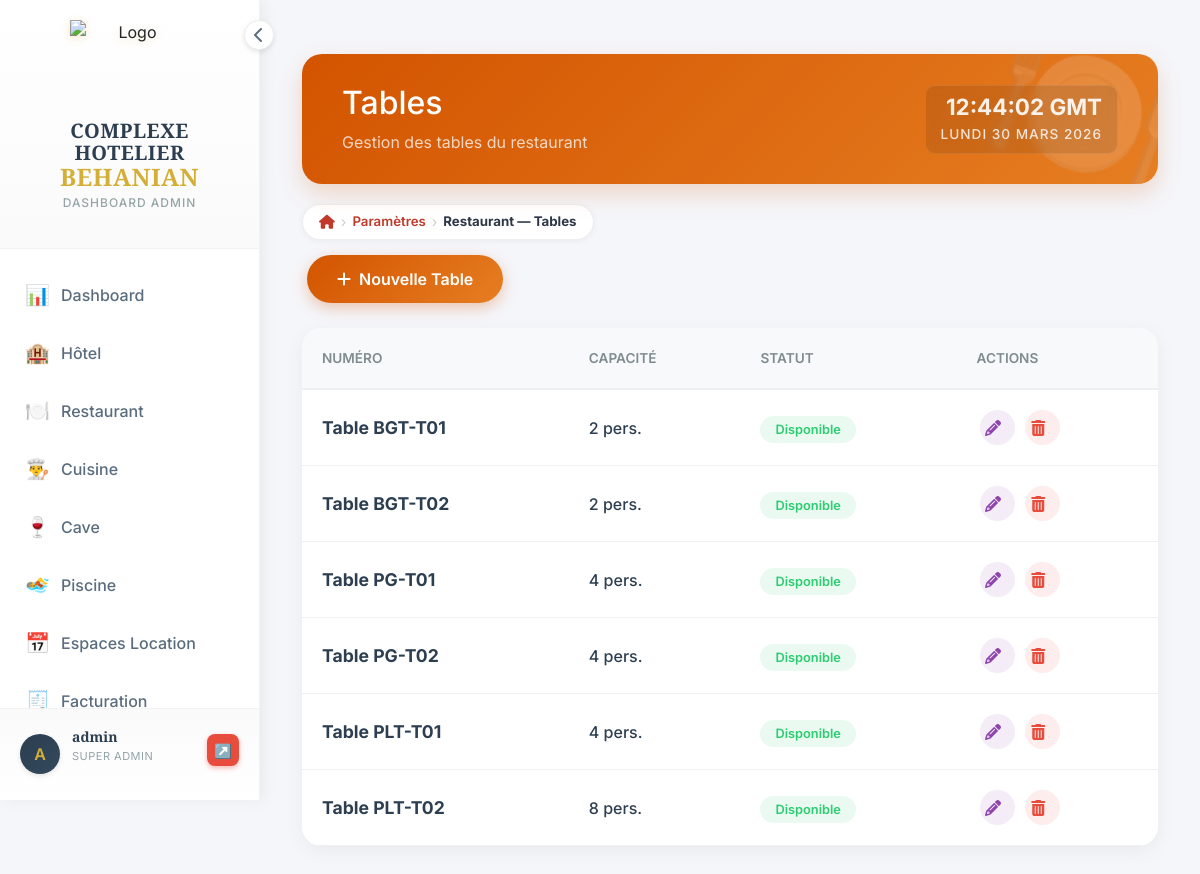
Page /parametres/tables/ (signed in) on the committed database.
### restaurant/models.py (models this page shows, shortened)
class Table(models.Model):
    numero = models.CharField(max_length=10, unique=True, verbose_name="Numéro")
    capacite = models.IntegerField(verbose_name="Capacité (personnes)")
    statut = models.CharField(
        max_length=20,
        choices=[
            ('disponible', 'Disponible'),
            ('occupee', 'Occupée'),
            ('reservee', 'Réservée'),
        ],
        default='disponible',
        verbose_name="Statut"
    )
    class Meta:
        verbose_name = "Table"
        verbose_name_plural = "Tables"
        ordering = ['numero']

### parametres/views.py (the view)
# urls.py: path('tables/', views.TableListView.as_view(), name='table_list'),
@method_decorator(login_required, name='dispatch')
class TableListView(ListView):
    model = Table
    template_name = 'parametres/table_list.html'
    context_object_name = 'tables'

### dashboard/templatetags/breadcrumb.py (called while the page is built)
@register.inclusion_tag('components/breadcrumb.html', takes_context=True)
def breadcrumb(context, *args):
    items = []
    args = list(args)
    while len(args) >= 2:
        label    = args.pop(0)
        url_name = args.pop(0)
        if url_name:
            try:
                url = reverse(url_name)
                items.append({'label': label, 'url': url, 'active': False})
            except NoReverseMatch:
                items.append({'label': label, 'url': url_name, 'active': False})
        else:
            items.append({'label': label, 'url': None, 'active': True})
    return {'items': items}

### utils/permissions.py (called while the page is built, shortened)
def get_user_groups(user):
    return list(user.groups.values_list('name', flat=True))

def get_accessible_modules(user):
    if user.is_superuser:
        return ['dashboard', 'hotel', 'restaurant', 'bar', 'cuisine',
                'piscine', 'boite_nuit', 'espaces', 'caisse', 'facturation',
                'parametres', 'users']

### templates/parametres/table_list.html (shortened to what this page needs)
{% extends 'dashboard/base_dashboard.html' %}
{% load breadcrumb %}
{% block content %}
<div class="container-fluid py-4">
    <div class="header-glam restaurant-watermark">
        <div class="header-content">
            <h2>Tables</h2>
            <p class="mb-0 opacity-75">Gestion des tables du restaurant</p>
        </div>
        <div class="header-clock">
            <span class="time">--:-- GMT</span>
            <span class="date">Chargement...</span>
        </div>
    </div>
{% breadcrumb "Paramètres" "parametres:parametres_index" "Restaurant — Tables" "" %}
    <div class="action-bar">
        <a href="{% url 'parametres:table_create' %}" class="btn-add-module">
            <i class="fas fa-plus mr-2"></i> Nouvelle Table
        </a>
    </div>
    <div class="table-card">
        <div class="table-responsive">
            <table class="table table-glam">
                <thead>
                    <tr>
                        <th>Numéro</th>
                        <th>Capacité</th>
                        <th>Statut</th>
                        <th class="text-right">Actions</th>
                    </tr>
                </thead>
                <tbody>
                    {% for table in tables %}
                    <tr>
                        <td>
                            <span style="font-weight: 700; font-size: 1.1rem;">Table {{ table.numero }}</span>
                        </td>
                        <td>{{ table.capacite }} pers.</td>
                        <td>
                            <span class="status-badge status-{{ table.statut }}">
                                {{ table.get_statut_display }}
                            </span>
                        </td>
                        <td class="text-right">
                            <a href="{% url 'parametres:table_update' table.pk %}" class="action-btn btn-edit" title="Modifier">
                                <i class="fas fa-pencil-alt"></i>
                            </a>
                            <a href="{% url 'parametres:table_delete' table.pk %}" class="action-btn btn-delete" title="Supprimer">
                                <i class="fas fa-trash-alt"></i>
                            </a>
                        </td>
                    </tr>
                    {% endfor %}
                </tbody>
            </table>
        </div>
    </div>
</div>
{% endblock %}

### templates/dashboard/base_dashboard.html (shortened to what this page needs)
{% load static %}
<!DOCTYPE html>
<html lang="fr">
<head>
    <link href="https://cdn.jsdelivr.net/npm/bootstrap@5.3.0/dist/css/bootstrap.min.css" rel="stylesheet">
    <link rel="stylesheet" href="https://cdnjs.cloudflare.com/ajax/libs/font-awesome/6.4.0/css/all.min.css">
</head>
<body>
    <div class="sidebar" id="sidebar">
        <div class="logo-section">
            <div class="sidebar-toggle" onclick="toggleSidebar()">
                <i class="fas fa-chevron-left" id="toggleIcon"></i>
            </div>
            <div class="logo">
                <div class="logo-icon">
                    <img src="{% static 'images/Logo.png' %}" alt="Logo">
                </div>
                <div class="logo-text">
                    <h1>COMPLEXE HOTELIER<br><span>BEHANIAN</span></h1>
                    <p>Dashboard Admin</p>
                </div>
            </div>
        </div>
        <nav class="nav-menu">
            <a href="{% url 'dashboard:index' %}" class="nav-item {% if request.resolver_match.url_name == 'index' and request.resolver_match.app_name == 'dashboard' %}active{% endif %}">
                <span class="nav-item-icon">📊</span>
                <span class="nav-text">Dashboard</span>
            </a>
            {% if 'hotel' in accessible_modules %}
            <a href="{% url 'hotel:index' %}" class="nav-item {% if request.resolver_match.app_name == 'hotel' %}active{% endif %}">
                <span class="nav-item-icon">🏨</span>
                <span class="nav-text">Hôtel</span>
            </a>
            {% endif %}
            {% if 'restaurant' in accessible_modules %}
            <a href="{% url 'restaurant:index' %}" class="nav-item {% if request.resolver_match.app_name == 'restaurant' %}active{% endif %}">
                <span class="nav-item-icon">🍽️</span>
                <span class="nav-text">Restaurant</span>
            </a>
            {% endif %}
            {% if 'cuisine' in accessible_modules %}
            <a href="{% url 'cuisine:index' %}" class="nav-item {% if request.resolver_match.app_name == 'cuisine' %}active{% endif %}">
                <span class="nav-item-icon">👨‍🍳</span>
                <span class="nav-text">Cuisine</span>
            </a>
            {% endif %}
            {% if 'bar' in accessible_modules %}
            <a href="{% url 'bar:dashboard' %}" class="nav-item {% if request.resolver_match.app_name == 'bar' %}active{% endif %}">
                <span class="nav-item-icon">🍷</span>
                <span class="nav-text">Cave</span>
            </a>
            {% endif %}
            {% if 'piscine' in accessible_modules %}
            <a href="{% url 'piscine:index' %}" class="nav-item {% if request.resolver_match.app_name == 'piscine' %}active{% endif %}">
                <span class="nav-item-icon">🏊</span>
                <span class="nav-text">Piscine</span>
            </a>
            {% endif %}
            {% if 'espaces' in accessible_modules %}
            <a href="{% url 'espaces_evenementiels:index' %}" class="nav-item {% if request.resolver_match.app_name == 'espaces_evenementiels' %}active{% endif %}">
                <span class="nav-item-icon">📅</span>
                <span class="nav-text">Espaces Location</span>
            </a>
            {% endif %}
            {% if 'facturation' in accessible_modules %}
            <a href="{% url 'facturation:index' %}" class="nav-item {% if request.resolver_match.app_name == 'facturation' %}active{% endif %}">
                <span class="nav-item-icon">🧾</span>
                <span class="nav-text">Facturation</span>
            </a>
            {% endif %}
        </nav>
        <div class="user-section">
            <div class="user-avatar">{{ user.username|first|upper }}</div>
            <div class="user-info">
                <h4>{{ user.get_full_name|default:user.username }}</h4>
                <p>{{ user_role }}</p>
            </div>
            <a href="{% url 'logout' %}" class="logout-btn" title="Se déconnecter">↗️</a>
        </div>
    </div>
    <div class="main-content">
        {% block content %}{% endblock %}
    </div>
</body>
</html>

### templates/parametres/table_list.html (style rules this page uses)
.table-card { background: white; border-radius: 20px; box-shadow: 0 5px 20px rgba(0,0,0,0.05); overflow: hidden; border: none; }
.table-glam { width: 100%; margin-bottom: 0; }
.table-glam thead th { background: #f8f9fa; border-bottom: 2px solid #ecf0f1; color: #7f8c8d; font-weight: 600; text-transform: uppercase; font-size: 0.85rem; padding: 20px; }
.table-glam tbody td { padding: 20px; vertical-align: middle; border-bottom: 1px solid #f0f0f0; color: #2c3e50; font-weight: 500; }
.status-badge { padding: 6px 15px; border-radius: 50px; font-size: 0.8rem; font-weight: 600; }
.status-disponible { background: #eafaf1; color: #2ecc71; }
.action-btn { width: 35px; height: 35px; border-radius: 50%; display: inline-flex; align-items: center; justify-content: center; transition: all 0.2s; margin: 0 3px; text-decoration: none; }
.btn-edit { background: #f4ecf7; color: #8e44ad; }
.btn-delete { background: #fdedec; color: #e74c3c; }
.btn-add-module { background: linear-gradient(135deg, #d35400 0%, #e67e22 100%); color: white; border: none; padding: 12px 30px; border-radius: 50px; font-weight: 600; box-shadow: 0 5px 15px rgba(211, 84, 0, 0.3); transition: all 0.3s; display: inline-flex; align-items: center; text-decoration: none; }

### rows in the picture
Table: numero "BGT-T01", capacite "2", statut "Disponible"
Table: numero "BGT-T02", capacite "2", statut "Disponible"
Table: numero "PG-T01", capacite "4", statut "Disponible"
Table: numero "PG-T02", capacite "4", statut "Disponible"
Table: numero "PLT-T01", capacite "4", statut "Disponible"
Table: numero "PLT-T02", capacite "8", statut "Disponible"

### other values in the picture
{{ user.username|first|upper }} "A"
{{ user.get_full_name|default:user.username }} "admin"
{{ user_role }} "SUPER ADMIN"
{{ item.label }} "Paramètres"
{{ item.label }} "Restaurant — Tables"
